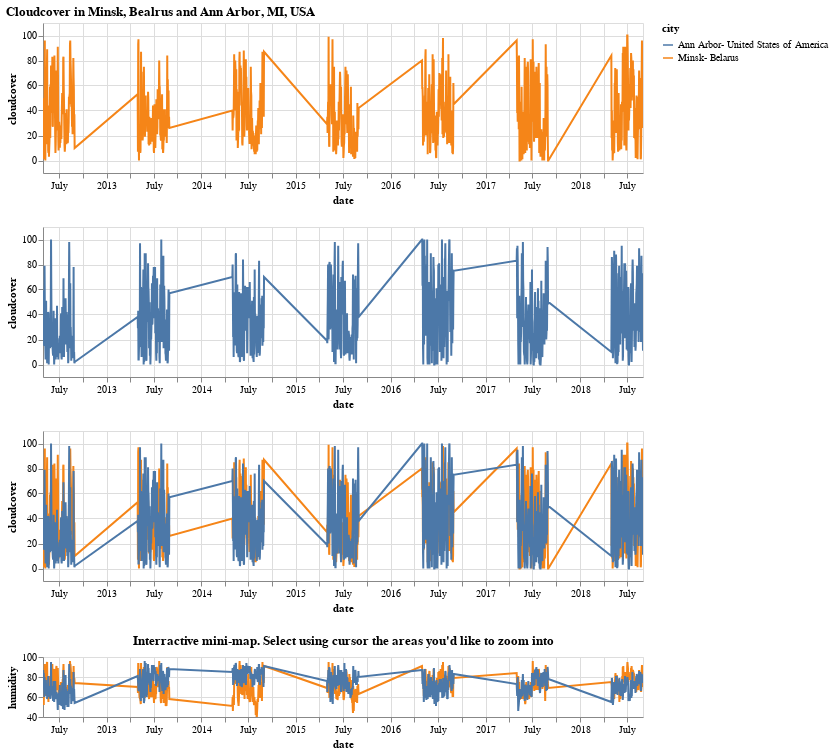

Here is the notebook cell this chart was saved with:
### Code cell
msk = msk.encode(y=alt.Y('cloudcover:Q',scale = {'domain':(-10, 110)}))
aa = aa.encode(y=alt.Y('cloudcover:Q',scale = {'domain':(-10, 110)}))
alt.vconcat(msk,aa,msk+aa,lower).properties(title='Cloudcover in Minsk, Bealrus and Ann Arbor, MI, USA')

### Figure 1 — Vega-Lite specification as saved in the notebook (floating-point values rounded to 4 significant figures; data arrays with more than 128 entries replaced by an {"elided": "..."} marker saying what was removed)
{"$schema": "https://vega.github.io/schema/vega-lite/v2.6.0.json", "config": {"view": {"height": 300, "width": 400}}, "datasets": {"data-0ebcd4c54c45634a3e8682bfc50d5de7": {"elided": "861 records"}, "data-31255cb7335b7326a0bd8d16eb2b1301": {"elided": "861 records"}}, "title": "Cloudcover in Minsk, Bealrus and Ann Arbor, MI, USA", "vconcat": [{"data": {"name": "data-31255cb7335b7326a0bd8d16eb2b1301"}, "encoding": {"color": {"field": "city", "type": "nominal"}, "x": {"field": "date", "scale": {"domain": {"selection": "selector007"}}, "type": "temporal"}, "y": {"field": "cloudcover", "scale": {"domain": [-10, 110]}, "type": "quantitative"}}, "height": 150, "mark": "line", "width": 600}, {"data": {"name": "data-0ebcd4c54c45634a3e8682bfc50d5de7"}, "encoding": {"color": {"field": "city", "type": "nominal"}, "x": {"field": "date", "scale": {"domain": {"selection": "selector007"}}, "type": "temporal"}, "y": {"field": "cloudcover", "scale": {"domain": [-10, 110]}, "type": "quantitative"}}, "height": 150, "mark": "line", "width": 600}, {"layer": [{"data": {"name": "data-31255cb7335b7326a0bd8d16eb2b1301"}, "encoding": {"color": {"field": "city", "type": "nominal"}, "x": {"field": "date", "scale": {"domain": {"selection": "selector007"}}, "type": "temporal"}, "y": {"field": "cloudcover", "scale": {"domain": [-10, 110]}, "type": "quantitative"}}, "height": 150, "mark": "line", "width": 600}, {"data": {"name": "data-0ebcd4c54c45634a3e8682bfc50d5de7"}, "encoding": {"color": {"field": "city", "type": "nominal"}, "x": {"field": "date", "scale": {"domain": {"selection": "selector007"}}, "type": "temporal"}, "y": {"field": "cloudcover", "scale": {"domain": [-10, 110]}, "type": "quantitative"}}, "height": 150, "mark": "line", "width": 600}]}, {"layer": [{"data": {"name": "data-31255cb7335b7326a0bd8d16eb2b1301"}, "encoding": {"color": {"field": "city", "type": "nominal"}, "x": {"field": "date", "scale": {"domain": {"selection": "selector007"}}, "type": "temporal"}, "y": {"field": "humidity", "scale": {"domain": [40, 100]}, "type": "quantitative"}}, "height": 60, "mark": "line", "width": 600}, {"data": {"name": "data-0ebcd4c54c45634a3e8682bfc50d5de7"}, "encoding": {"color": {"field": "city", "type": "nominal"}, "x": {"field": "date", "scale": {"domain": {"selection": "selector007"}}, "type": "temporal"}, "y": {"field": "humidity", "scale": {"domain": [40, 100]}, "type": "quantitative"}}, "height": 150, "mark": "line", "selection": {"selector007": {"encodings": ["x"], "mark": {"fill": "#333", "fillOpacity": 0.125, "stroke": "white"}, "on": "[mousedown, window:mouseup] > window:mousemove!", "resolve": "global", "translate": "[mousedown, window:mouseup] > window:mousemove!", "type": "interval", "zoom": "wheel!"}}, "width": 600}], "title": "Interractive mini-map. Select using cursor the areas you'd like to zoom into"}]}
